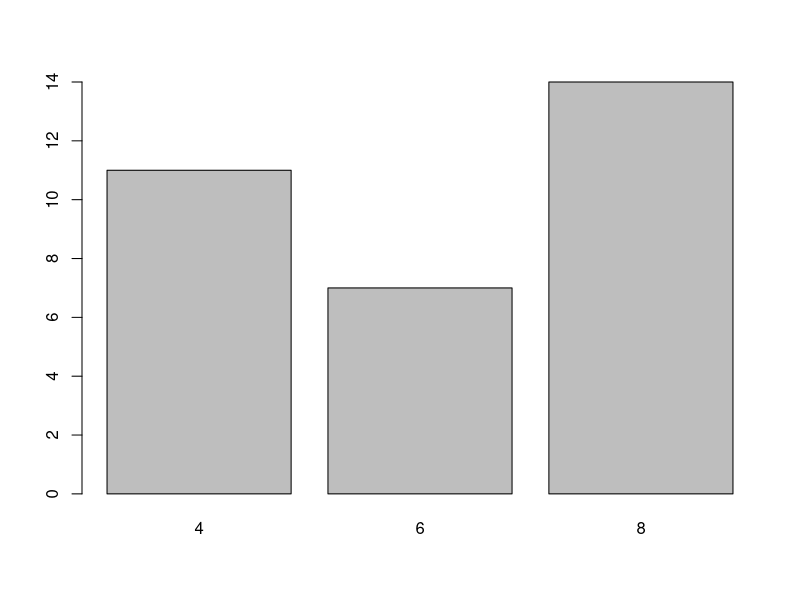
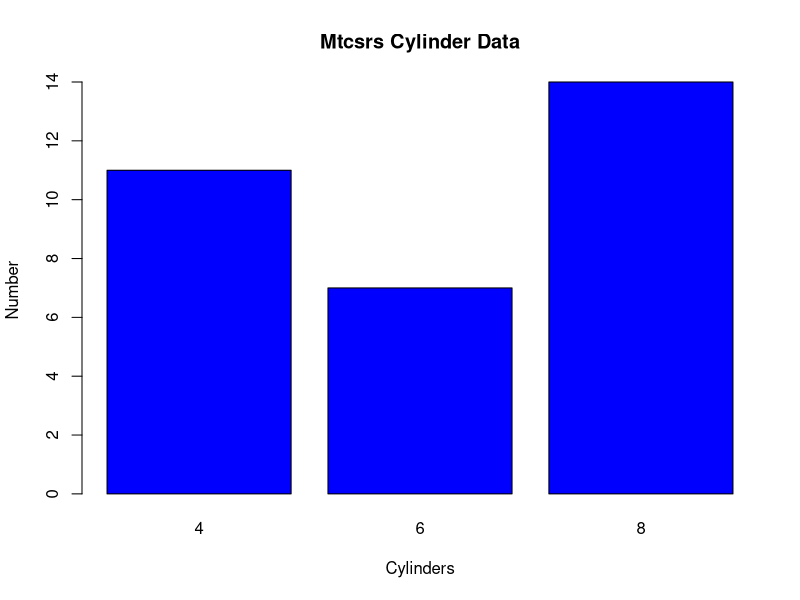

Source code (R) for these figures, in order:
# get documentation for mtcars data frame
?mtcars

# show first 6 rows of data in mtcars
head(mtcars)

# get documentation on barplot function
# the barplot function may be used to produce bar charts
?barplot

# reformat the cylinder data in mtcars so that intead of
# it being in the data frame, it will be in the table
# 1. barplot works better with tables than it does data frames
# 2. the created table will be stored in an object

# get documentation on table function
?table

# create table and store it in an object
cylinders <- table(mtcars$cyl)

# give bar plot function cylinders object
# x-axis is telling us the different types of cylinders
# y-axis is telling us the number of data points in each type of cylinder
barplot(cylinders)

# give bar plot function the cylinders object and options
barplot(cylinders,
        col = "blue", # blue bar color
        main = "Mtcsrs Cylinder Data", # main title
        xlab = "Cylinders", # x-axis label
        ylab = "Number" # y-axis label
        )

# clear the cylinders object from the global environment
rm(list = ls())
